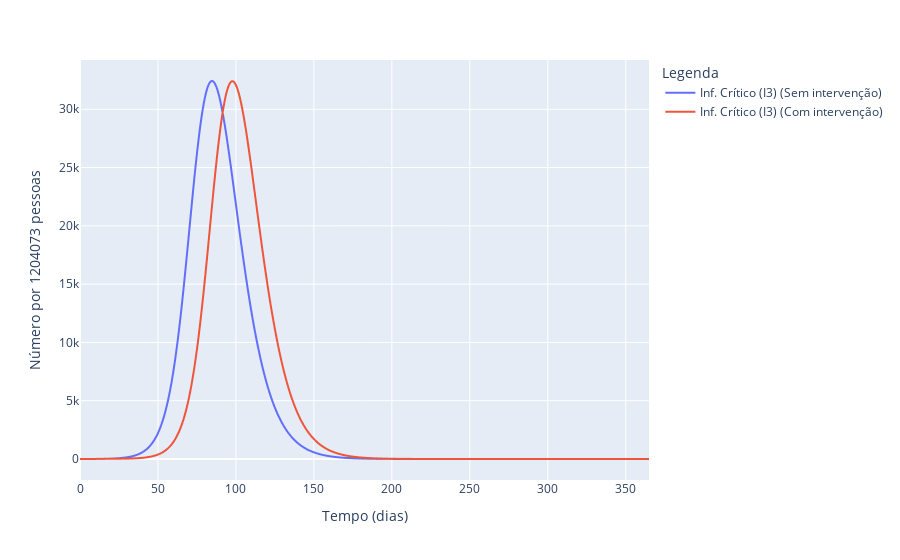

Notebook code for this chart:
### Code cell
variable = 'Inf. Crítico (I3)'

df = interventionCases(variable, TimeStart,TimeEnd,reduc1,reduc2,reduc3,reducpre,reducasym, tmax, IncubPeriod, DurMildInf, FracSevere, FracCritical, ProbDeath, DurHosp, TimeICUDeath, AllowSeason, SeasAmp, SeasPhase, AllowAsym, FracAsym, DurAsym, AllowPresym, PresymPeriod, i, N)
        
#Plot
if yscale == 'Log':
    fig = px.line(df, x="Tempo (dias)", y=y_index, log_y=True, color = 'Legenda')
                
else:
    fig = px.line(df, x="Tempo (dias)", y=y_index, color = 'Legenda')
fig.show()
        
#Cálculo da taxa reprodutiva e etc    
if AllowSeason:
    R0 = taxa_reprodutiva_seas(N, be, b0, b1, b2, b3, p1, p2, g0, g1, g2, g3, a1, u, f, SeasAmp, SeasPhase)[0]
    R0Int = taxa_reprodutiva_seas(N, beInt, b0Int, b1Int, b2Int, b3Int, p1, p2, g0, g1, g2, g3, a1, u, f, SeasAmp, SeasPhase)[0]
else:
    R0 = taxa_reprodutiva(N, be, b0, b1, b2, b3, p1, p2, g0, g1, g2, g3, a1, u, f)
    R0 = taxa_reprodutiva(N, beInt, b0Int, b1Int, b2Int, b3Int, p1, p2, g0, g1, g2, g3, a1, u, f)

            
(r,DoublingTime) = new_growth_rate(g0,g1,g2,g3,p1,p2,be,b0,b1,b2,b3,u,a0,a1,N,f)
(rInt,DoublingTimeInt) = new_growth_rate(g0,g1,g2,g3,p1,p2,beInt,b0Int,b1Int,b2Int,b3Int,u,a0,a1,N,f)
        
Stat = pd.DataFrame({'Sem intervenção':[R0,r,DoublingTime],'Com intervenção':[R0Int,rInt,DoublingTimeInt]}, index=['R\N{SUBSCRIPT ZERO}','r (por dia)','t\N{SUBSCRIPT TWO}'])
print("Sem intervenção: A taxa de crescimento epidêmico é {0:4.2f} por dia; o tempo de duplicação é {1:4.1f} dias".format(r,DoublingTime))
print("Com intervenção: A taxa de crescimento epidêmico é {0:4.2f} por dia; o tempo de duplicação é {1:4.1f} dias".format(rInt,DoublingTimeInt))
Stat

### Figure 1 — Plotly figure (JSON) as saved in the notebook; plotly's stock layout.template omitted (floating-point values rounded to 4 significant figures; data arrays with more than 128 entries replaced by an {"elided": "..."} marker saying what was removed)
{"data": [{"hoverlabel": {"namelength": 0}, "hovertemplate": "Legenda=Inf. Crítico (I3) (Sem intervenção)<br>Tempo (dias)=%{x}<br>Número por 1204073 pessoas=%{y}", "legendgroup": "Inf. Crítico (I3) (Sem intervenção)", "line": {"color": "#636efa", "dash": "solid"}, "mode": "lines", "name": "Inf. Crítico (I3) (Sem intervenção)", "showlegend": true, "type": "scattergl", "x": {"elided": "3650 float values"}, "xaxis": "x", "y": {"elided": "3650 float values"}, "yaxis": "y"}, {"hoverlabel": {"namelength": 0}, "hovertemplate": "Legenda=Inf. Crítico (I3) (Com intervenção)<br>Tempo (dias)=%{x}<br>Número por 1204073 pessoas=%{y}", "legendgroup": "Inf. Crítico (I3) (Com intervenção)", "line": {"color": "#EF553B", "dash": "solid"}, "mode": "lines", "name": "Inf. Crítico (I3) (Com intervenção)", "showlegend": true, "type": "scattergl", "x": {"elided": "3650 float values"}, "xaxis": "x", "y": {"elided": "3650 float values"}, "yaxis": "y"}], "layout": {"autosize": true, "legend": {"title": {"text": "Legenda"}, "tracegroupgap": 0}, "margin": {"t": 60}, "xaxis": {"anchor": "y", "autorange": true, "domain": [0, 1], "range": [0, 364.9], "title": {"text": "Tempo (dias)"}, "type": "linear"}, "yaxis": {"anchor": "x", "autorange": true, "domain": [0, 1], "range": [-1801.0, 34230.0], "title": {"text": "Número por 1204073 pessoas"}, "type": "linear"}}}
